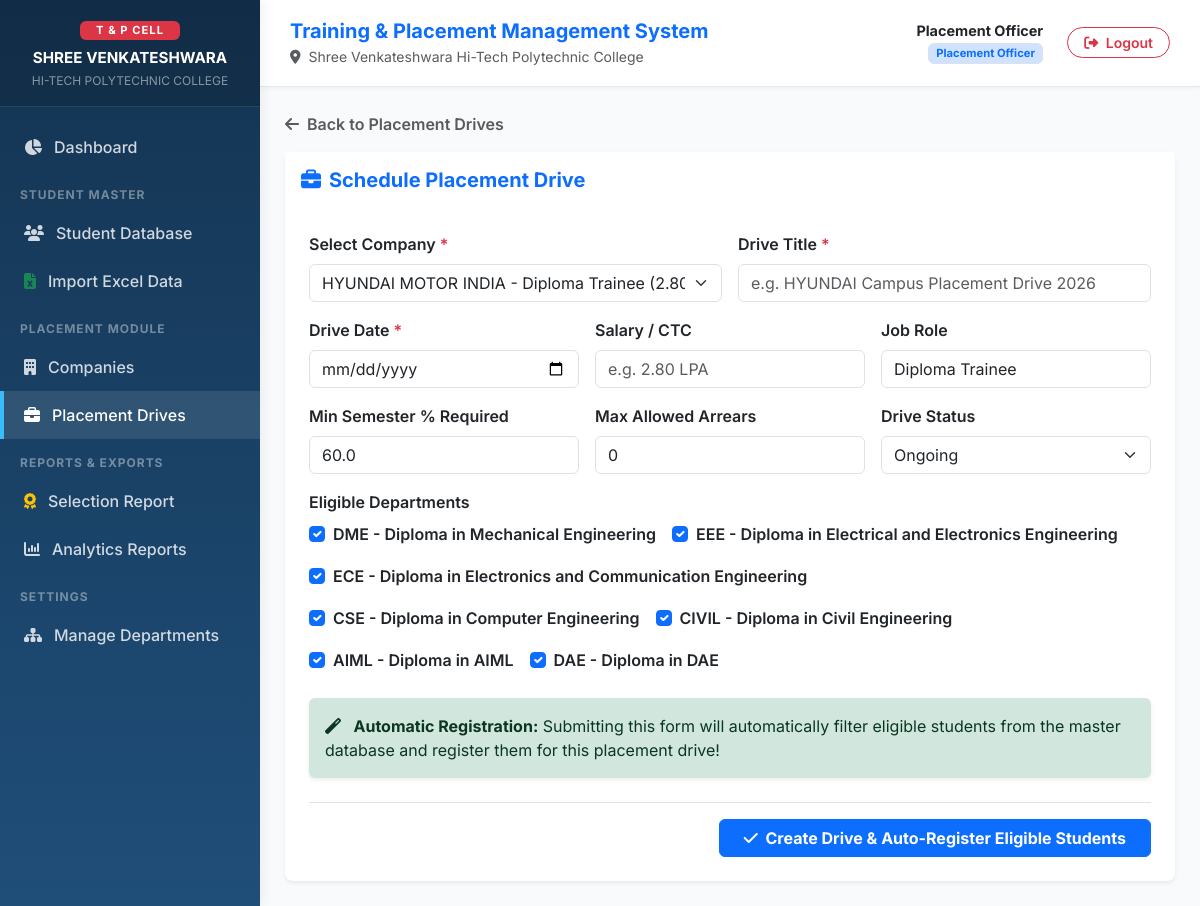
Page /drives/add/ (signed in) on the committed database.
### placement_app/models.py (models this page shows, shortened)
class Department(models.Model):
    code = models.CharField(max_length=10, unique=True, help_text="e.g. DME, EEE, ECE, CSE, CIVIL")
    name = models.CharField(max_length=100, help_text="e.g. Diploma in Mechanical Engineering")

### placement_app/views.py (the view, shortened to what this page needs)
# urls.py: path('drives/add/', views.drive_create_view, name='drive_create'),
@login_required
def drive_create_view(request):
    companies = Company.objects.all()
    departments = Department.objects.all()
    return render(request, 'drives/drive_form.html', {'companies': companies, 'departments': departments})

### placement_app/templates/drives/drive_form.html (shortened to what this page needs)
{% extends 'base.html' %}
{% block content %}
<div class="mb-3">
    <a href="{% url 'drive_list' %}" class="text-decoration-none text-muted fw-semibold">
        <i class="fa-solid fa-arrow-left me-1"></i> Back to Placement Drives
    </a>
</div>
<div class="card border-0 shadow-sm rounded-3">
    <div class="card-header bg-white py-3 border-0">
        <h5 class="fw-bold mb-0 text-primary">
            {% if drive %}
                <i class="fa-solid fa-pen-to-square me-2"></i>Edit Placement Drive: {{ drive.title }}
            {% else %}
                <i class="fa-solid fa-briefcase me-2"></i>Schedule Placement Drive
            {% endif %}
        </h5>
    </div>
    <div class="card-body p-4">
        <form method="post">
            <div class="row g-3 mb-4">
                <div class="col-md-6">
                    <label class="form-label fw-semibold">Select Company <span class="text-danger">*</span></label>
                    <select name="company" class="form-select" required>
                        {% for comp in companies %}
                            <option value="{{ comp.pk }}" {% if drive and drive.company.pk == comp.pk %}selected{% endif %}>
                                {{ comp.name }} - {{ comp.job_role }} ({{ comp.salary_ctc }})
                            </option>
                        {% endfor %}
                    </select>
                </div>
                <div class="col-md-6">
                    <label class="form-label fw-semibold">Drive Title <span class="text-danger">*</span></label>
                    <input type="text" name="title" class="form-control" value="{{ drive.title|default:'' }}" placeholder="e.g. HYUNDAI Campus Placement Drive 2026" required>
                </div>
                <div class="col-md-4">
                    <label class="form-label fw-semibold">Drive Date <span class="text-danger">*</span></label>
                    <input type="date" name="drive_date" class="form-control" value="{% if drive.drive_date %}{{ drive.drive_date|date:'Y-m-d' }}{% endif %}" required>
                </div>
                <div class="col-md-4">
                    <label class="form-label fw-semibold">Salary / CTC</label>
                    <input type="text" name="salary_ctc" class="form-control" value="{{ drive.salary_ctc|default:'' }}" placeholder="e.g. 2.80 LPA">
                </div>
                <div class="col-md-4">
                    <label class="form-label fw-semibold">Job Role</label>
                    <input type="text" name="job_role" class="form-control" value="{{ drive.job_role|default:'Diploma Trainee' }}">
                </div>
                <div class="col-md-4">
                    <label class="form-label fw-semibold">Min Semester % Required</label>
                    <input type="number" step="0.1" name="min_percentage" class="form-control" value="{{ drive.min_percentage|default:60.0 }}">
                </div>
                <div class="col-md-4">
                    <label class="form-label fw-semibold">Max Allowed Arrears</label>
                    <input type="number" name="max_arrears" class="form-control" value="{{ drive.max_arrears|default:0 }}">
                </div>
                <div class="col-md-4">
                    <label class="form-label fw-semibold">Drive Status</label>
                    <select name="status" class="form-select">
                        <option value="ONGOING" {% if drive and drive.status == 'ONGOING' %}selected{% endif %}>Ongoing</option>
                    </select>
                </div>
                <div class="col-12">
                    <label class="form-label fw-semibold">Eligible Departments</label>
                    <div class="d-flex flex-wrap gap-3">
                        {% for dept in departments %}
                        <div class="form-check">
                            <input class="form-check-input" type="checkbox" name="departments" value="{{ dept.pk }}" id="d_{{ dept.pk }}" {% if drive %}{% if dept in drive.eligible_departments.all %}checked{% endif %}{% else %}checked{% endif %}>
                            <label class="form-check-label fw-semibold" for="d_{{ dept.pk }}">
                                {{ dept.code }} - {{ dept.name }}
                            </label>
                        </div>
                        {% endfor %}
                    </div>
                </div>
            </div>
            {% if not drive %}
            <div class="alert alert-success border-0 shadow-sm mb-4">
                <i class="fa-solid fa-magic me-2"></i> <strong>Automatic Registration:</strong> Submitting this form will automatically filter eligible students from the master database and register them for this placement drive!
            </div>
            {% endif %}
            <div class="text-end border-top pt-3">
                <button type="submit" class="btn btn-primary px-4 fw-bold">
                    {% if drive %}
                        <i class="fa-solid fa-save me-1"></i> Update Placement Drive Details
                    {% else %}
                        <i class="fa-solid fa-check me-1"></i> Create Drive & Auto-Register Eligible Students
                    {% endif %}
                </button>
            </div>
        </form>
    </div>
</div>
{% endblock %}

### placement_app/templates/base.html (shortened to what this page needs)
<!DOCTYPE html>
<html lang="en">
<head>
    <link href="https://cdn.jsdelivr.net/npm/bootstrap@5.3.2/dist/css/bootstrap.min.css" rel="stylesheet">
    <link href="https://cdnjs.cloudflare.com/ajax/libs/font-awesome/6.4.2/css/all.min.css" rel="stylesheet">
</head>
<body>
    {% if user.is_authenticated %}
    <nav id="sidebar">
        <div class="brand-header text-center py-3 px-3">
            <div class="badge bg-danger mb-2 px-3 py-1 text-uppercase" style="font-size: 0.7rem; letter-spacing: 1px;">T & P CELL</div>
            <h6 class="fw-bold text-white mb-1" style="font-size: 0.95rem; line-height: 1.3;">SHREE VENKATESHWARA</h6>
            <small class="text-white-50" style="font-size: 0.75rem; display: block;">HI-TECH POLYTECHNIC COLLEGE</small>
        </div>
        <ul class="nav flex-column mt-3">
            <li class="nav-item">
                <a href="{% url 'dashboard' %}" class="nav-link {% if request.resolver_match.url_name == 'dashboard' %}active{% endif %}">
                    <i class="fa-solid fa-chart-pie"></i> Dashboard
                </a>
            </li>
            <div class="nav-header">STUDENT MASTER</div>
            <li class="nav-item">
                <a href="{% url 'student_list' %}" class="nav-link {% if 'student' in request.resolver_match.url_name and 'import' not in request.resolver_match.url_name %}active{% endif %}">
                    <i class="fa-solid fa-users"></i> Student Database
                </a>
            </li>
            <li class="nav-item">
                <a href="{% url 'import_excel' %}" class="nav-link {% if 'import' in request.resolver_match.url_name %}active{% endif %}">
                    <i class="fa-solid fa-file-excel text-success"></i> Import Excel Data
                </a>
            </li>
            <div class="nav-header">PLACEMENT MODULE</div>
            <li class="nav-item">
                <a href="{% url 'company_list' %}" class="nav-link {% if 'company' in request.resolver_match.url_name %}active{% endif %}">
                    <i class="fa-solid fa-building"></i> Companies
                </a>
            </li>
            <li class="nav-item">
                <a href="{% url 'drive_list' %}" class="nav-link {% if 'drive' in request.resolver_match.url_name %}active{% endif %}">
                    <i class="fa-solid fa-briefcase"></i> Placement Drives
                </a>
            </li>
            <div class="nav-header">REPORTS & EXPORTS</div>
            <li class="nav-item">
                <a href="{% url 'selection_report' %}" class="nav-link {% if 'selection' in request.resolver_match.url_name %}active{% endif %}">
                    <i class="fa-solid fa-award text-warning"></i> Selection Report
                </a>
            </li>
            <li class="nav-item">
                <a href="{% url 'reports_hub' %}" class="nav-link {% if 'reports_hub' in request.resolver_match.url_name %}active{% endif %}">
                    <i class="fa-solid fa-chart-column"></i> Analytics Reports
                </a>
            </li>
            <div class="nav-header">SETTINGS</div>
            <li class="nav-item">
                <a href="{% url 'department_list' %}" class="nav-link {% if 'department' in request.resolver_match.url_name %}active{% endif %}">
                    <i class="fa-solid fa-sitemap"></i> Manage Departments
                </a>
            </li>
        </ul>
    </nav>
    {% endif %}
    <div id="content" {% if not user.is_authenticated %}style="margin-left: 0; padding: 0;"{% endif %}>
        {% if user.is_authenticated %}
        <header class="top-navbar">
            <div>
                <h5 class="fw-bold mb-0 text-primary" style="line-height: 1.3;">Training & Placement Management System</h5>
                <small class="text-muted"><i class="fa-solid fa-location-dot me-1"></i> Shree Venkateshwara Hi-Tech Polytechnic College</small>
            </div>
            <div class="d-flex align-items-center gap-3">
                <div class="text-end me-2">
                    <span class="fw-bold d-block text-dark" style="font-size: 0.9rem; line-height: 1.2;">{{ user.get_full_name|default:user.username }}</span>
                    <span class="badge bg-primary-subtle text-primary border" style="font-size: 0.7rem;">Placement Officer</span>
                </div>
                <a href="{% url 'logout' %}" class="btn btn-outline-danger btn-sm rounded-pill px-3 fw-semibold">
                    <i class="fa-solid fa-right-from-bracket me-1"></i> Logout
                </a>
            </div>
        </header>
        {% endif %}
        {% block content %}{% endblock %}
    </div>
</body>
</html>

### placement_app/templates/base.html (style rules this page uses)
:root { --sidebar-width: 260px; --primary-blue: #1F4E79; --primary-dark: #143452; --accent-red: #D9534F; --bg-light: #F8FAFC; }
body { font-family: 'Inter', sans-serif; background-color: var(--bg-light); color: #334155; min-height: 100vh; }
#sidebar { width: var(--sidebar-width); position: fixed; top: 0; left: 0; bottom: 0; background: linear-gradient(180deg, var(--primary-dark) 0%, var(--primary-blue) 100%); color: #fff; z-index: 1000; transition: all 0.3s; box-shadow: 4px 0 10px rgba(0,0,0,0.05); }
#sidebar .brand-header { padding: 20px 15px; background: rgba(0,0,0,0.15); border-bottom: 1px solid rgba(255,255,255,0.1); }
#sidebar .nav-link { color: rgba(255,255,255,0.8); padding: 12px 20px; font-weight: 500; display: flex; align-items: center; gap: 12px; border-left: 4px solid transparent; transition: all 0.2s; }
#sidebar .nav-link:hover, #sidebar .nav-link.active { color: #fff; background: rgba(255,255,255,0.1); border-left-color: #38BDF8; }
#sidebar .nav-header { font-size: 0.75rem; text-transform: uppercase; letter-spacing: 1px; color: rgba(255,255,255,0.4); padding: 15px 20px 5px 20px; font-weight: 700; }
#content { margin-left: var(--sidebar-width); padding: 25px; transition: all 0.3s; }
.top-navbar { background: #fff; padding: 18px 30px; margin: -25px -25px 25px -25px; border-bottom: 1px solid #E2E8F0; display: flex; justify-content: space-between; align-items: center; box-shadow: 0 2px 4px rgba(0,0,0,0.03); position: sticky; top: 0; z-index: 999; }

### rows in the picture
Department: code "DME", name "Diploma in Mechanical Engineering"
Department: code "EEE", name "Diploma in Electrical and Electronics Engineering"
Department: code "ECE", name "Diploma in Electronics and Communication Engineering"
Department: code "CSE", name "Diploma in Computer Engineering"
Department: code "CIVIL", name "Diploma in Civil Engineering"
Department: code "AIML", name "Diploma in AIML"
Department: code "DAE", name "Diploma in DAE"

### other values in the picture
{{ user.get_full_name|default:user.username }} "Placement Officer"
form field company "HYUNDAI MOTOR INDIA - Diploma Trainee (2.80 LPA)"
